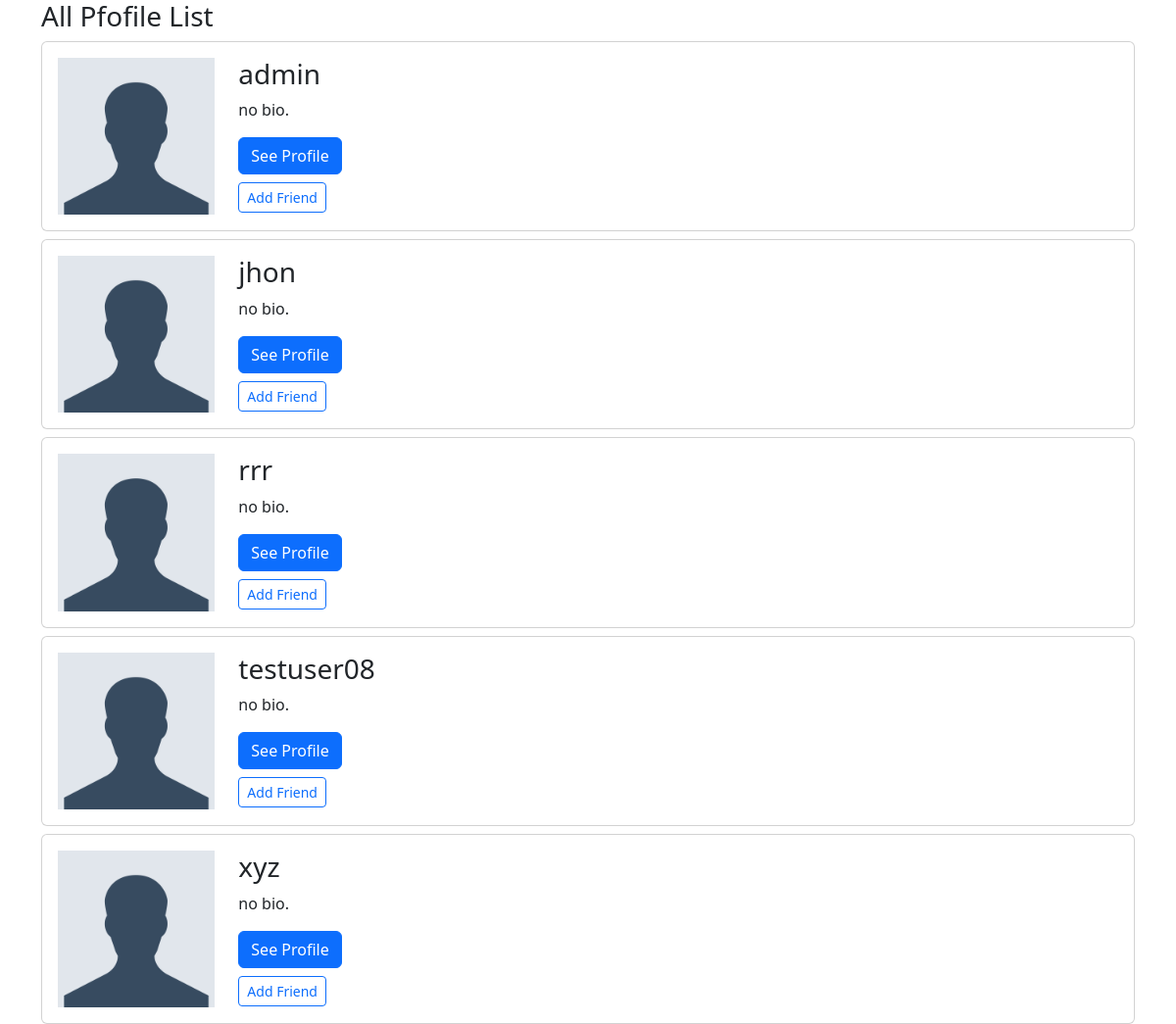
Page /profiles/all-profile/ (signed in) on the committed database.
### profiles/models.py (models this page shows, shortened)
class Profile(models.Model):
    first_name = models.CharField(max_length=100,blank=True)
    last_name = models.CharField(max_length=100,blank=True)
    user = models.OneToOneField(User, on_delete=models.CASCADE)
    bio = models.TextField(default='no bio.')
    email = models.EmailField(max_length=200,blank=True)
    country = models.CharField(max_length=100,blank=True)
    avatar = models.ImageField(upload_to='user_avatar/', default='user.png')
    friends = models.ManyToManyField(User,blank=True,related_name='friends')
    slug = models.SlugField(unique=True, blank=True)
    created = models.DateTimeField(auto_now_add=True)
    updated = models.DateTimeField(auto_now=True)
    objects = ProfileManager()

### profiles/views.py (the view)
# urls.py: path('all-profile/', views.ProfileListView.as_view(), name='all-profile'),
class ProfileListView(ListView):
    model = Profile
    template_name = 'profiles/all_profiles.html'
    def get_queryset(self):
        qs = Profile.objects.get_all_profiles(self.request.user)
        return qs
    def get_context_data(self,**kwargs):
        context = super().get_context_data(**kwargs)
        user  = User.objects.get(username__iexact=self.request.user)
        profile = Profile.objects.get(user=user)
        context['profile'] = profile
        rel_r = Relationship.objects.filter(sender=profile)
        rel_s = Relationship.objects.filter(receiver=profile)
        rel_receive = []
        rel_send = []
        for item in rel_r.all():
            rel_receive.append(item.receiver.user)
        for item in rel_s.all():
            rel_send.append(item.sender.user)
        context['rel_send'] = rel_send
        context['rel_receive'] = rel_receive
        context['is_empty'] = False
        if len(self.get_queryset()) == 0:
            context['is_empty'] = True
        return context

### profiles/models.py (called while the page is built)
    def get_all_profiles(self,me):
        profiles = Profile.objects.all().exclude(user=me)
        return profiles

### templates/profiles/all_profiles.html (shortened to what this page needs)
{% extends 'base.html' %}
{% block body %}
<div class="container">
    <h3>All Pfofile List</h3>
    {% for obj in object_list %}
    <div class="card mt-2">
        <div class="card-body">
            <div class="row">
                <div class="col-2">
                    <img src="{{obj.avatar.url}}" class="img-fluid" alt="">
                </div>
                <div class="col-4">
                    <h3>{{obj.user}}</h3>
                    <p>{{obj.bio}}</p>
                    <button class="btn btn-primary mb-2">See Profile</button>
                    {% if obj.user not in rel_receive and obj.user not in rel_send %}
                    <form action="{% url 'send-invite' %}" method="post">
                        <button class="btn btn-outline-primary btn-sm">Add Friend</button>
                    </form>
                    {% endif %}
                </div>
            </div>
        </div>
    </div>
    {% endfor %}
</div>
{% endblock %}

### rows in the picture
Profile: avatar (placeholder picture), user "admin", bio "no bio."
Profile: avatar (placeholder picture), user "jhon", bio "no bio."
Profile: avatar (placeholder picture), user "rrr", bio "no bio."
Profile: avatar (placeholder picture), user "testuser08", bio "no bio."
Profile: avatar (placeholder picture), user "xyz", bio "no bio."
